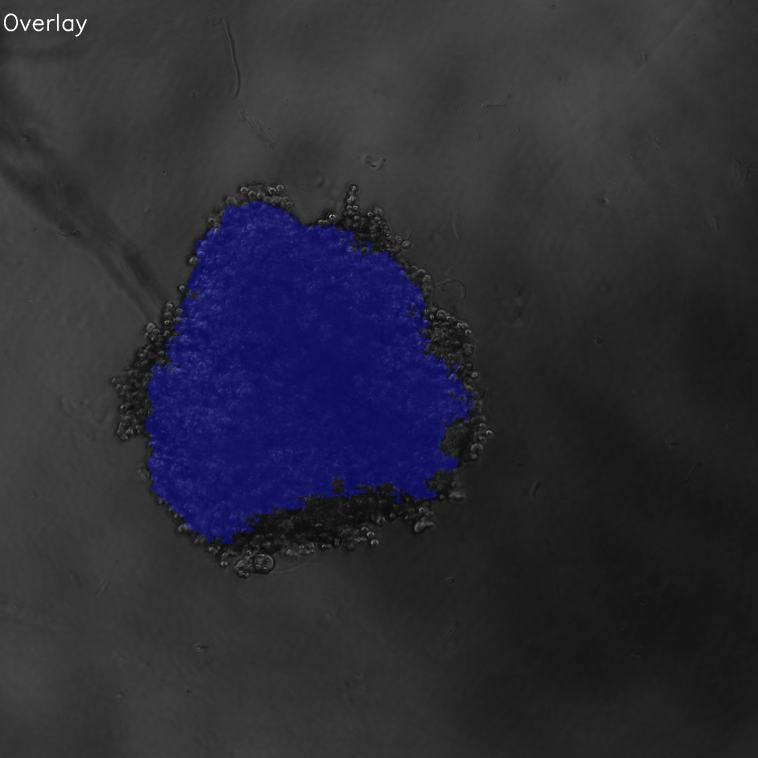
#> input picture code/Unet_latest2112/inference_results/overlays/Control/B_0003.jpg, 3032 x 3032 px (shown at 1/4 size)
$ python -i eval_yolo_seg_metrics.py   (imports and definitions only)
#> lines starting #> are read from the running program, lines starting #| are printed output that depends on the picture
#> further down, picture is the input picture: shape (3032, 3032, 3); mean B, G, R 53.8, 44, 44.1
#!/usr/bin/env python3
"""
Evaluate YOLOv8 segmentation model on a YOLO-seg dataset split.

Run from project root, script stored in src_new/.

Outputs:
- eval_outputs/yolo_seg_metrics/run_YYYYMMDD_HHMMSS/metrics_per_image.csv
- eval_outputs/yolo_seg_metrics/run_YYYYMMDD_HHMMSS/metrics_summary.json
- eval_outputs/yolo_seg_metrics/run_YYYYMMDD_HHMMSS/overlays/pred/*.png
- eval_outputs/yolo_seg_metrics/run_YYYYMMDD_HHMMSS/overlays/pred_gt/*.png
- eval_outputs/yolo_seg_metrics/run_YYYYMMDD_HHMMSS/debug/zero_pred.txt

Metrics (per image + summary):
- IoU
- Boundary IoU (dilated boundary overlap; tolerance in pixels)
- Hausdorff distance (pixel units; NaN if one mask is empty)
- Area ratio = GT_area / Pred_area

Important fix:
- Pred mask is constructed from result.masks.xy (polygons in ORIGINAL image pixel coords),
  not from result.masks.data resized (which can be misaligned due to letterboxing/padding).
"""

from __future__ import annotations

import argparse
import csv
import json
import math
from dataclasses import asdict, dataclass
from datetime import datetime
from pathlib import Path
from typing import List, Tuple, Optional

import numpy as np
import cv2

from ultralytics import YOLO
from scipy.spatial.distance import directed_hausdorff


# -----------------------------
# IO helpers
# -----------------------------

# [5 lines left out: function read_image_bgr, not called in this run]


def maybe_apply_clahe_bgr(img_bgr: np.ndarray, clip_limit: float = 2.0, tile_grid: int = 8) -> np.ndarray:
    """
    Optional brightness normalization that tends to help when one domain is much darker.
    Applies CLAHE to the L channel in LAB space.
    """
#> called with clip_limit = 2, tile_grid = 8
    lab = cv2.cvtColor(img_bgr, cv2.COLOR_BGR2LAB)
#> lab: shape (3032, 3032, 3); mean of channels 0, 1, 2 47.5, 131.6, 122.3
    l, a, b = cv2.split(lab)
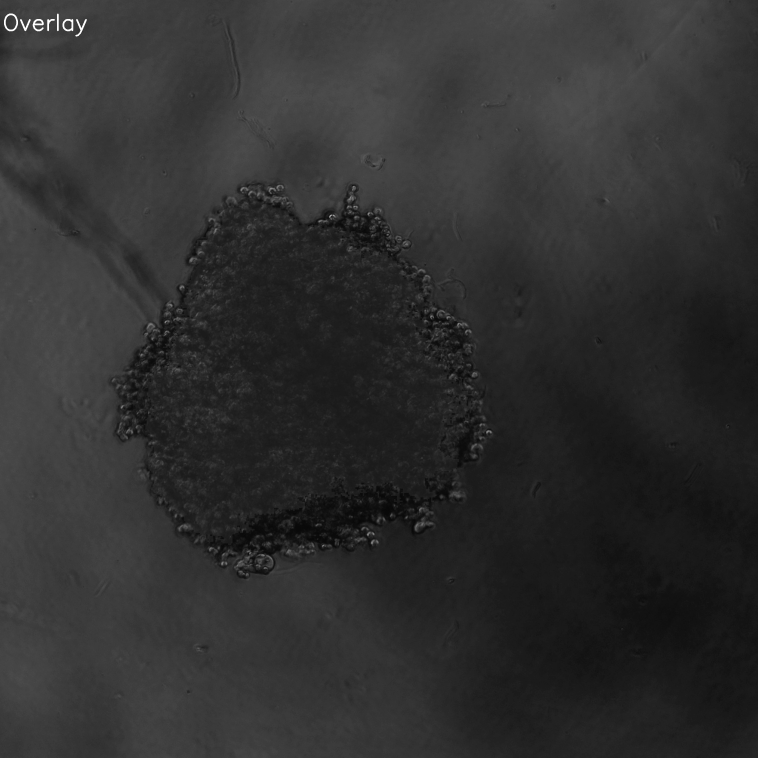
#> l: shape (3032, 3032) (shown at 1/4 size); min 6, max 255, mean 47.5
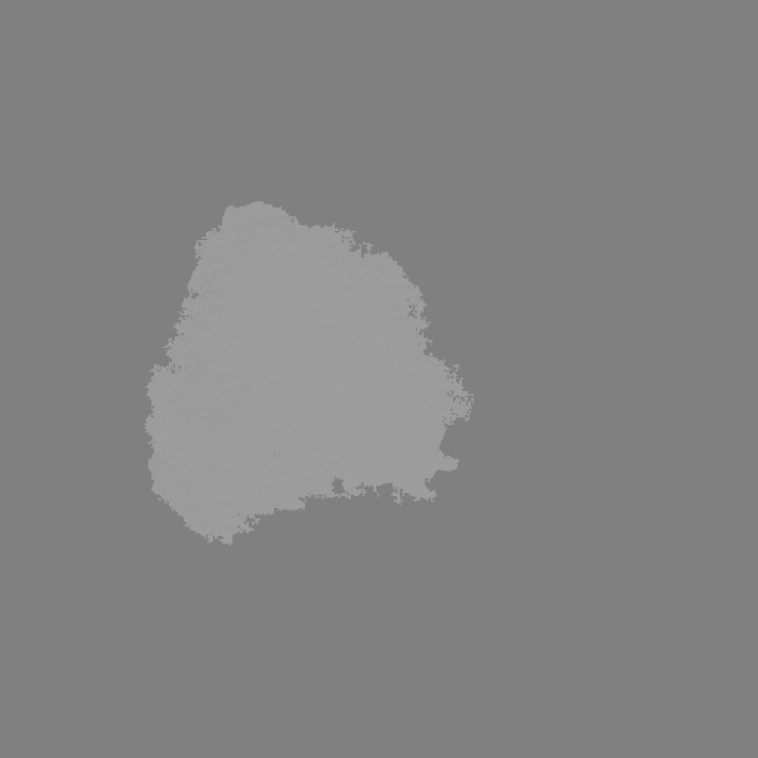
#> a: shape (3032, 3032) (shown at 1/4 size); min 122, max 162, mean 131.6
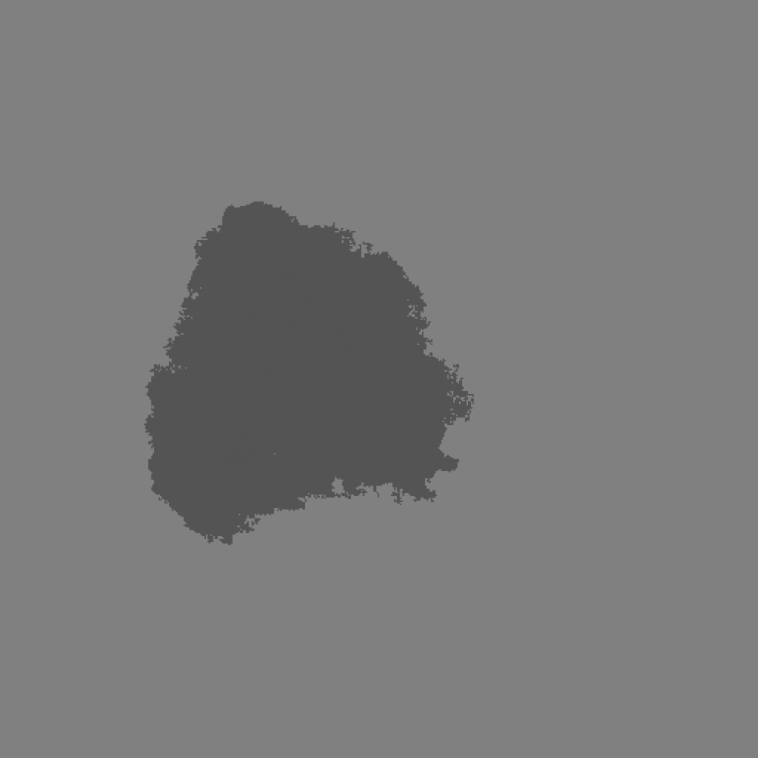
#> b: shape (3032, 3032) (shown at 1/4 size); min 78, max 137, mean 122.3
    clahe = cv2.createCLAHE(clipLimit=clip_limit, tileGridSize=(tile_grid, tile_grid))
    l2 = clahe.apply(l)
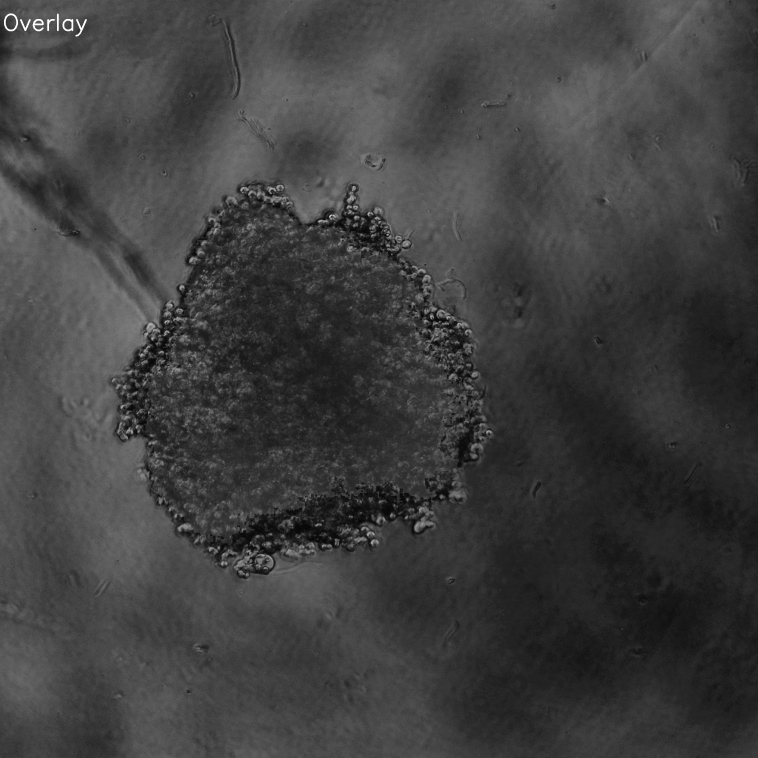
#> l2: shape (3032, 3032) (shown at 1/4 size); min 5, max 255, mean 63.3
    lab2 = cv2.merge((l2, a, b))
#> lab2: shape (3032, 3032, 3); mean of channels 0, 1, 2 63.3, 131.6, 122.3
    out = cv2.cvtColor(lab2, cv2.COLOR_LAB2BGR)
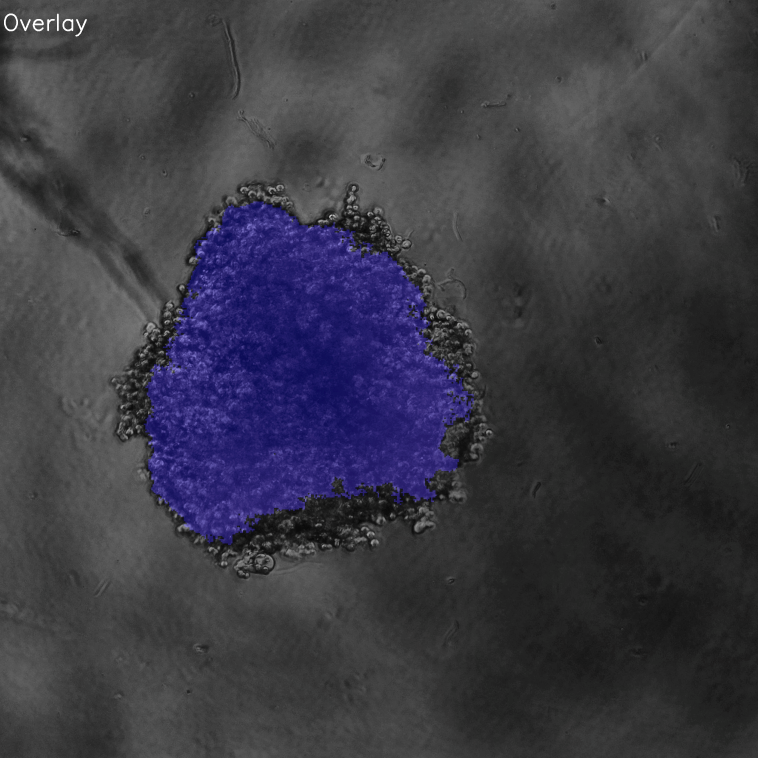
#> out: shape (3032, 3032, 3) (shown at 1/4 size); mean B, G, R 67.9, 57.8, 58.6
    return out


# [157 lines left out: functions yolo_seg_txt_to_mask, pred_masks_xy_to_union_mask, iou, mask_boundary, boundary_iou, hausdorff_distance_px and 3 more, not called in this run]


# -----------------------------
# Summary stats
# -----------------------------

@dataclass
class MetricsRow:
    image: str
    iou: float
    boundary_iou: float
    hausdorff_px: float
    gt_area: int
    pred_area: int
    area_ratio_gt_to_pred: float
    pred_instances: int


def safe_mean(values: List[float]) -> float:
    v = [x for x in values if not (isinstance(x, float) and math.isnan(x))]
    return float(np.mean(v)) if v else float("nan")


def safe_median(values: List[float]) -> float:
    v = [x for x in values if not (isinstance(x, float) and math.isnan(x))]
    return float(np.median(v)) if v else float("nan")


# -----------------------------
# Weight discovery
# -----------------------------

# [238 lines left out: functions find_weights, main, not called in this run]


# [2 lines not run here, left out]

>>> import cv2
>>> picture = cv2.imread('../Unet_latest2112/inference_results/overlays/Control/B_0003.jpg')
>>> result = maybe_apply_clahe_bgr(picture)
